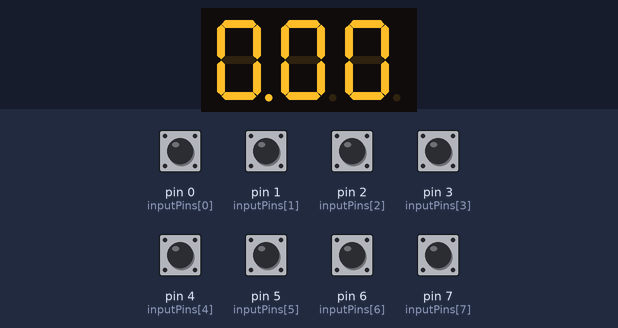
A sketch run on a simulated Arduino Mega 2560, built with avr-gcc and run on an emulated ATmega2560. Parts: 3-digit seven-segment display. Wiring (inferred from the names in the program): 3-digit 7-segment display, segments lit when HIGH: segments pin 21, pin 20, pin 19, pin 18, pin 17, pin 16, pin 15, pin 14, A7, A6, A5, A4, A3, A2, A1, A0, A15, A14, A13, A12, A11, A10, A9, A8. Inputs (shaded band) come from the test bench; at power-on: pin 0 (inputPins[0]), pin 1 (inputPins[1]), pin 2 (inputPins[2]), pin 3 (inputPins[3]), pin 4 (inputPins[4]), pin 5 (inputPins[5]), pin 6 (inputPins[6]), pin 7 (inputPins[7]) HIGH. The segment pins are drawn as the display they are named for.

Above: at 1.2 s.
1.3 s: pin 0 (inputPins[0]) pulled LOW for 0.15 s
At 1.37 s:
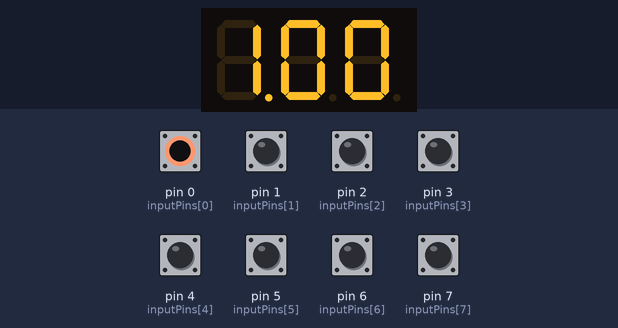
2.9 s: pin 1 (inputPins[1]) pulled LOW for 0.15 s
At 2.97 s:
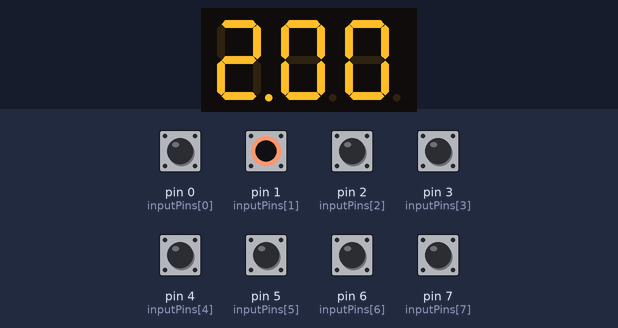
4.5 s: pin 2 (inputPins[2]) pulled LOW for 0.15 s
At 4.57 s:
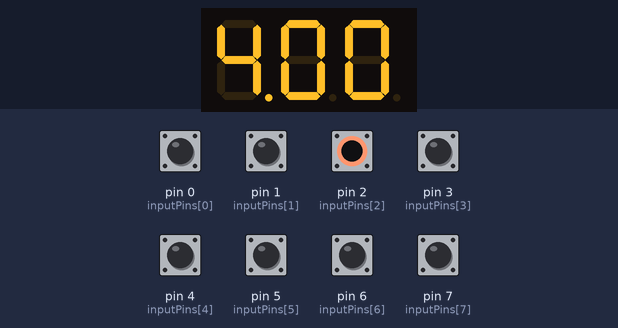
6.1 s: pin 3 (inputPins[3]) pulled LOW for 0.15 s
7.7 s: pin 4 (inputPins[4]) pulled LOW for 0.15 s
At 7.77 s:
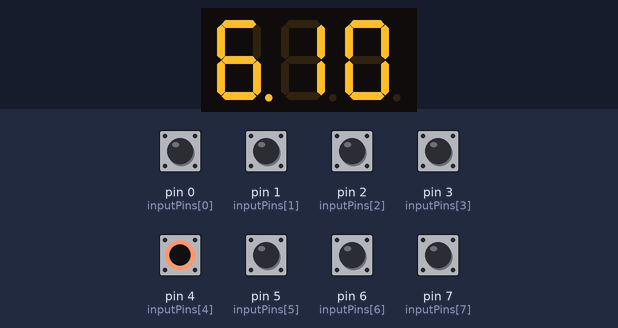
9.3 s: pin 5 (inputPins[5]) pulled LOW for 0.15 s
At 9.37 s:
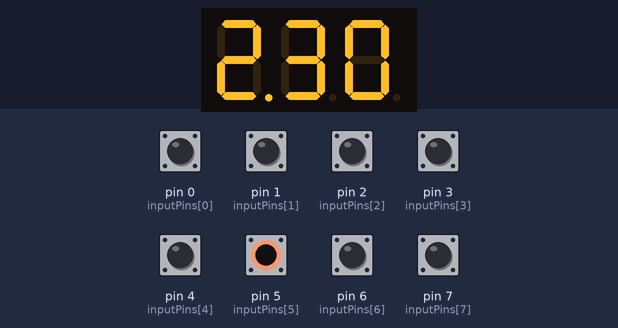
Timing chart, 0 to 11.9 s (numbered marks = the images above; inputs shaded):
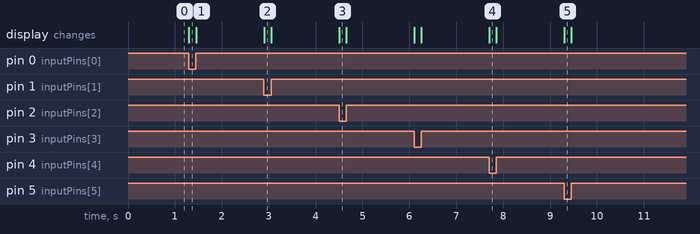

Measured:
- after the input at 1.3 s, the display: changes at once (image 1)
- after the input at 2.9 s, the display: changes at once (image 2)
- after the input at 4.5 s, the display: changes at once (image 3)
- after the input at 7.7 s, the display: changes at once (image 4)
- after the input at 9.3 s, the display: changes at once (image 5)

The sketch:

zadanie_1.ino
```cpp
#include <stdlib.h>

// Definicje pinów dla mikrokontrolera i wyświetlacza siedmiosegmentowego
const int inputPins[] = {0, 1, 2, 3, 4, 5, 6, 7};
const int hundretPins[] = {A15, A14, A13, A12, A11, A10, A9, A8};
const int decimalPins[] = {A7, A6, A5, A4, A3, A2, A1, A0};
const int unityPins[] = {21, 20, 19, 18, 17, 16, 15, 14};
const int numbers[] = {1, 2, 4, 8, 16, 32, 64, 128};

void setup() {
	// Inicjalizacja pinów wejściowych i wyjściowych
	for (int i = 0; i < 8; ++i) {
		pinMode(inputPins[i], INPUT_PULLUP);
	}

	for (int i = 0; i < 8; ++i) {
		pinMode(hundretPins[i], OUTPUT);
		digitalWrite(hundretPins[i], LOW);
		pinMode(decimalPins[i], OUTPUT);
		digitalWrite(decimalPins[i], LOW);
		pinMode(unityPins[i], OUTPUT);
		digitalWrite(unityPins[i], LOW);
	}

	// Sprawdzenie, czy suma indeksu jest parzysta i ustawienie kropki
	if((2+2+3+1+9+4)%2==0){
		digitalWrite(decimalPins[7], HIGH);
	}
	else{
		digitalWrite(unityPins[7], HIGH);
	}
}

void loop() {
	int number = getSignals();
	int lp = sizeof(numbers) / sizeof(numbers[0]);
	char digits[lp];

	// Podział liczby dziesiętnej na trzy cyfry w tablicy
	int tempNumber = number;
	for (int i = 0; i < lp; ++i) {
		digits[i] = tempNumber % 10;
		tempNumber /= 10;
	}

	// Wyświetlanie cyfr na poszczególnych wyświetlaczach
	displayDigit(digits[0], unityPins);
	displayDigit(digits[1], decimalPins);
	displayDigit(digits[2], hundretPins);
}

void displayDigit(int digit, int pins[]) {
	// Mapowanie cyfr na reprezentację siedmiosegmentową
	switch (digit) {
		case 0:
			digitalWrite(pins[0], HIGH);
			digitalWrite(pins[1], HIGH);
			digitalWrite(pins[2], HIGH);
			digitalWrite(pins[3], HIGH);
			digitalWrite(pins[4], HIGH);
			digitalWrite(pins[5], HIGH);
			digitalWrite(pins[6], LOW);
		break;
		case 1:
			digitalWrite(pins[0], LOW);
			digitalWrite(pins[1], HIGH);
			digitalWrite(pins[2], HIGH);
			digitalWrite(pins[3], LOW);
			digitalWrite(pins[4], LOW);
			digitalWrite(pins[5], LOW);
			digitalWrite(pins[6], LOW);
			break;
		case 2:
			digitalWrite(pins[0], HIGH);
			digitalWrite(pins[1], HIGH);
			digitalWrite(pins[2], LOW);
			digitalWrite(pins[3], HIGH);
			digitalWrite(pins[4], HIGH);
			digitalWrite(pins[5], LOW);
			digitalWrite(pins[6], HIGH);
		break;
		case 3:
			digitalWrite(pins[0], HIGH);
			digitalWrite(pins[1], HIGH);
			digitalWrite(pins[2], HIGH);
			digitalWrite(pins[3], HIGH);
			digitalWrite(pins[4], LOW);
			digitalWrite(pins[5], LOW);
			digitalWrite(pins[6], HIGH);
		break;
		case 4:
			digitalWrite(pins[0], LOW);
			digitalWrite(pins[1], HIGH);
			digitalWrite(pins[2], HIGH);
			digitalWrite(pins[3], LOW);
			digitalWrite(pins[4], LOW);
			digitalWrite(pins[5], HIGH);
			digitalWrite(pins[6], HIGH);
		break;
		case 5:
			digitalWrite(pins[0], HIGH);
			digitalWrite(pins[1], LOW);
			digitalWrite(pins[2], HIGH);
			digitalWrite(pins[3], HIGH);
			digitalWrite(pins[4], LOW);
			digitalWrite(pins[5], HIGH);
			digitalWrite(pins[6], HIGH);
		break;
		case 6:
			digitalWrite(pins[0], HIGH);
			digitalWrite(pins[1], LOW);
			digitalWrite(pins[2], HIGH);
			digitalWrite(pins[3], HIGH);
			digitalWrite(pins[4], HIGH);
			digitalWrite(pins[5], HIGH);
			digitalWrite(pins[6], HIGH);
		break;
		case 7:
			digitalWrite(pins[0], HIGH);
			digitalWrite(pins[1], HIGH);
			digitalWrite(pins[2], HIGH);
			digitalWrite(pins[3], LOW);
			digitalWrite(pins[4], LOW);
			digitalWrite(pins[5], LOW);
			digitalWrite(pins[6], LOW);
		break;
		case 8:
			digitalWrite(pins[0], HIGH);
			digitalWrite(pins[1], HIGH);
			digitalWrite(pins[2], HIGH);
			digitalWrite(pins[3], HIGH);
			digitalWrite(pins[4], HIGH);
			digitalWrite(pins[5], HIGH);
			digitalWrite(pins[6], HIGH);
		break;
		case 9:
			digitalWrite(pins[0], HIGH);
			digitalWrite(pins[1], HIGH);
			digitalWrite(pins[2], HIGH);
			digitalWrite(pins[3], HIGH);
			digitalWrite(pins[4], LOW);
			digitalWrite(pins[5], HIGH);
			digitalWrite(pins[6], HIGH);
		break;
	}
}

int getSignals() {
	// Odczytywanie sygnałów z pinów wejściowych i konwersja na liczbę
	int result = 0;
	for (int i = 0; i < 8; ++i) {
		if (digitalRead(inputPins[i]) == LOW) {
			result += numbers[i];
		}
	}
	return result;
}
```
